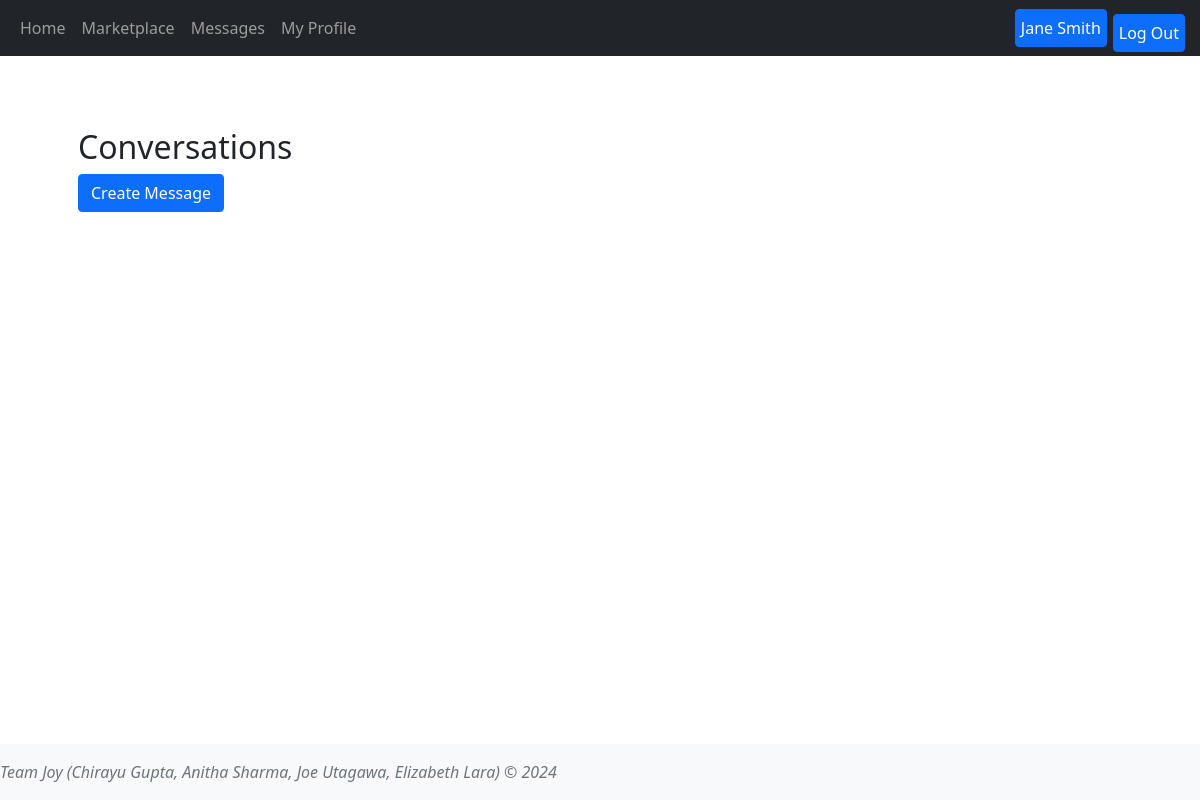
The app's page /messages (signed in), older data.
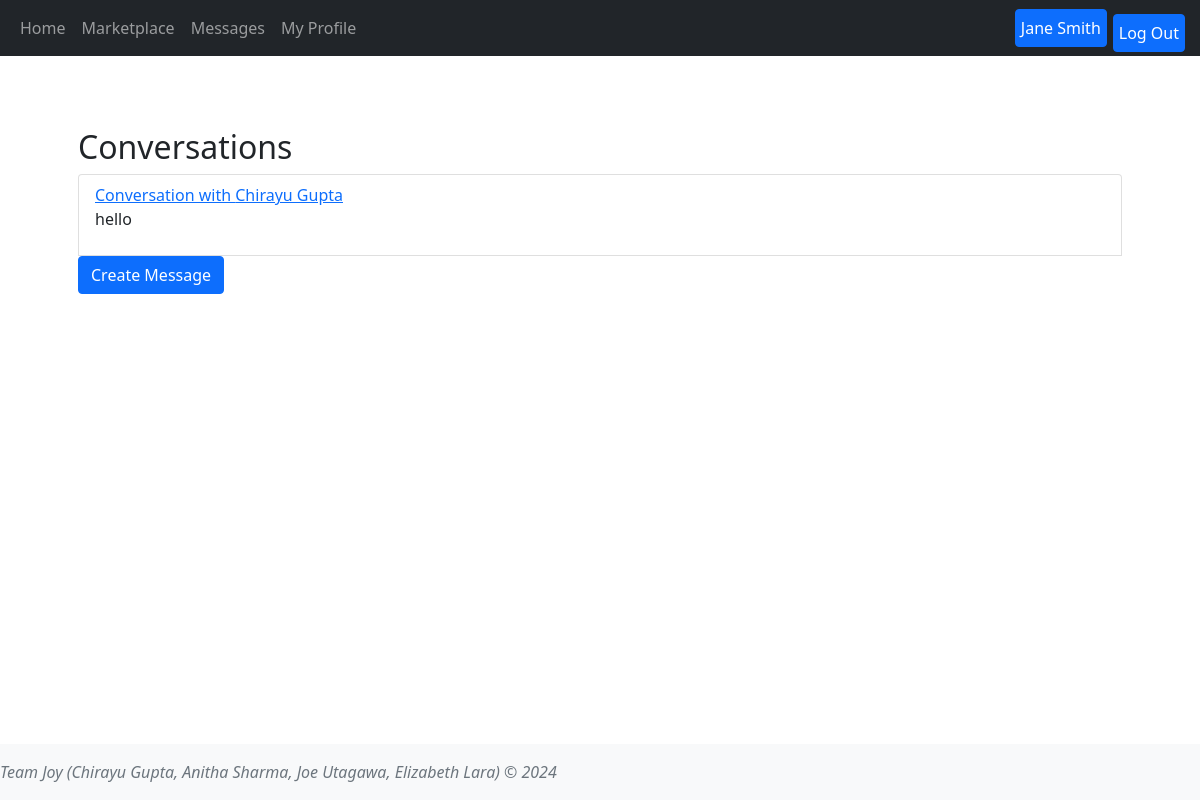
The same page, newer data.
### tables this page shows
CREATE TABLE Users (user_id INTEGER PRIMARY KEY AUTOINCREMENT,username TEXT NOT NULL, name TEXT NOT NULL,email TEXT NOT NULL UNIQUE,password TEXT NOT NULL,profile_image TEXT,location TEXT);

CREATE TABLE messages (
            message_id INTEGER PRIMARY KEY AUTOINCREMENT,
            conversation_id INTEGER NOT NULL,
            sender_id INTEGER NOT NULL,
            receiver_id INTEGER NOT NULL,
            content TEXT NOT NULL,
            timestamp TEXT NOT NULL,
            FOREIGN KEY (conversation_id) REFERENCES conversations(conversation_id),
            FOREIGN KEY (sender_id) REFERENCES users(user_id),
            FOREIGN KEY (receiver_id) REFERENCES users(user_id)
        );

### app.py (the view)
@app.route('/messages')
def message():
    user_id = session.get('user_id')
    if not user_id:
        return redirect(url_for('login'))
    else:
        conversations = Conversation.get_user_conversations(user_id)
        conversation_list = []
        for conversation in conversations:
            messages = Conversation.get_conversation_messages(conversation[0])
            conversation_list.append(messages)
        user = User.getUserByID(user_id)
        print(conversation_list)
        users = User.getAllUsers()
        return render_template('message.html', conversation_list=conversation_list, users=users, user=user, user_id=user_id)

### messages.py (called while the page is built)
    @classmethod
    def get_conversation_messages(cls, conversation_id):
        with sqlite3.connect('database.db') as conn:
            cursor = conn.cursor()
            cursor.execute('''SELECT message_id, sender_id, receiver_id, content, timestamp, conversation_id
                              FROM messages WHERE conversation_id=? ORDER BY timestamp''',
                           (conversation_id,))
            msg = cursor.fetchone()
            message_dict = {"message_id": msg[0],
                    "sender_id": msg[1],
                    "receiver_id": msg[2],
                    "content": msg[3],
                    "timestamp": msg[4],
                    'conversation_id':msg[5]}
            return message_dict

    @classmethod
    def get_user_conversations(cls, user_id):
        with sqlite3.connect('database.db') as conn:
            cursor = conn.cursor()
            cursor.execute('''SELECT conversation_id, participant1_id, participant2_id, message_ids
                              FROM conversations WHERE participant1_id=? OR participant2_id=?''',
                           (user_id, user_id))
            return cursor.fetchall()

### templates/message.html (shortened to what this page needs)
{% extends 'base.html' %}
{% block content %}
<main class="container p-5">
    <h2>Conversations</h2>
    <ul class="list-group">
        {% if conversation_list %}
            {% for conversation in conversation_list %}
            <li class="list-group-item">
                <a href="{{ url_for('conversation', conversation_id=conversation['conversation_id']) }}">
                    {% for user in users %}
                        {% if user['user_id'] == conversation['receiver_id'] or user['user_id'] == conversation['sender_id']%}
                            {% if user['user_id'] != user_id%}
                                Conversation with {{user['name']}}
                            {% endif %}
                        {% endif%}
                    {% endfor %}
                </a>
                <p>
                    {{conversation['content']}}
                </p>
            </li>
            {% endfor %}
        {% endif %}
        <a href="{{url_for('new_conversation')}}">
            <button class="btn btn-primary">Create Message</button>
        </a>
    </ul>
</main>
{% endblock %}

Row changes from the older to the newer data that the page shows:
added messages: content "hello"
now on this page (row unchanged): Users: name "Chirayu Gupta"
